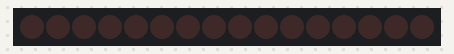
Bench run of a sketch on a simulated Arduino Uno, built with avr-gcc and run on an emulated ATmega328P. Parts: 16 shift-register outputs drawn as a row of LEDs (first output left, lit = HIGH). Wiring (inferred from the names in the program): 2 × shift register (74HC595): data pin 11; shift clock pin 12; latch pin 8. Wiring (inferred from the signals the program sends): row of LEDs: on Q0, Q1, Q2, Q3, Q4, Q5, Q6, Q7, Q8, Q9, Q10, Q11, Q12, Q13, Q14, Q15.

Above: at 0.16 s.
At 0.45 s:
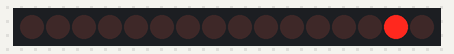
At 2.57 s:
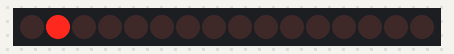
Timing chart, 0 to 3.0 s (numbered marks = the images above):
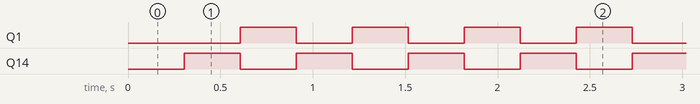

Measured:
- by itself, Q1, Q14: alternates HIGH for 0.30 s and LOW for 0.30 s

The sketch:

74hc595_knight_rider.ino
```cpp
// pushData function based on code from Carlyn Maw,Tom Igoe
// Modified for multiple 74hc595 chips by Steve Clements 2019

// Uses two daisy chained 74hc595 chips to produce
// the Knight Rider effect.

// WARNING: the 74hc595 cannot cope with more than 20mA on
// each output pin and not more than 80mA total. therefore
// if connecting LEDs direct to chip outputs use higher
// value resistors. I use green LEDs with 2K to 3K resistors.

//Pin connected to ST_CP of 74HC595 (pin 12)
int latchPin = 8;
//Pin connected to SH_CP of 74HC595 (pin 11)
int clockPin = 12;
////Pin connected to DS of 74HC595 (pin 14)
int dataPin = 11;

int tDelay = 20; // determines the speed of the process

int binaryVals[] = {1, 2, 4, 8, 16, 32, 64, 128};

void setup() {

  //set pins to output because they are addressed in the main loop
  pinMode(latchPin, OUTPUT);
  pinMode(clockPin, OUTPUT);
  pinMode(dataPin, OUTPUT);
  pushData(0, 0);

}

void loop() {

  for (int i = 0; i < 8; i++) {
        pushData(0, binaryVals[i]);
  }

  for (int i = 0; i < 8; i++) {
        pushData(binaryVals[i], 0);
  }

  for (int i = 6; i > -1; i--) {
        pushData(binaryVals[i], 0);
  }

  for (int i = 7; i > 0; i--) {
        pushData(0, binaryVals[i]);
  }

}


void pushData(byte fstByte, byte scndByte){

  // pull latch pin low to accept data
  digitalWrite(latchPin, LOW);
  // push the firstbyte into chip 1
  shiftOut(dataPin, clockPin, MSBFIRST, fstByte);
  // push the second byte into chip 1, which pushes the first byte into chip 2
  shiftOut(dataPin, clockPin, MSBFIRST, scndByte);
  // pull latch pin high to stop accepting data
  digitalWrite(latchPin, HIGH);
  delay(tDelay);

}
```
